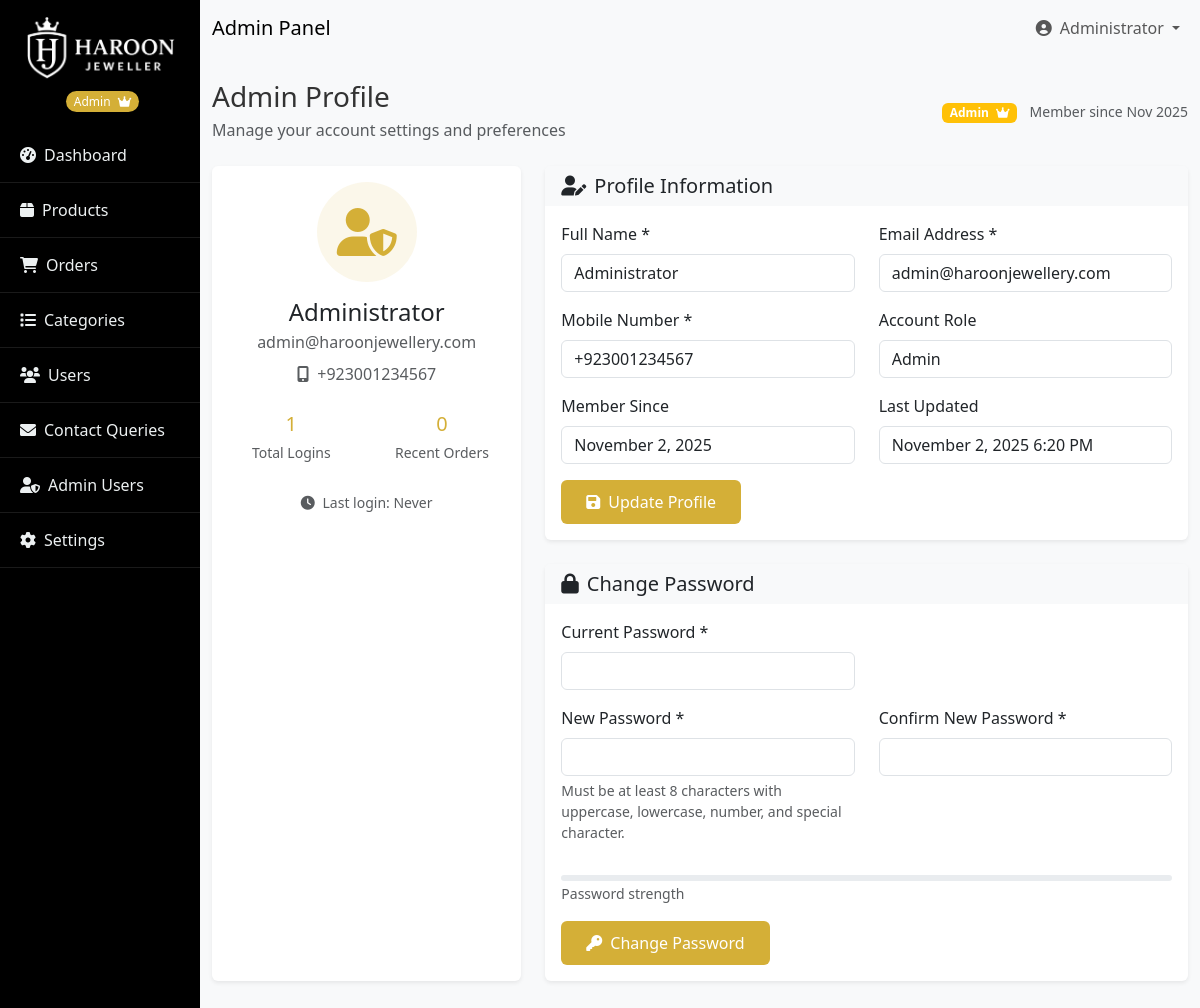
Screenshot of /admin/profile.php (signed in) with the database file from the repository.
### tables this page shows
CREATE TABLE users (
    id INT PRIMARY KEY AUTO_INCREMENT,
    name VARCHAR(100) NOT NULL,
    email VARCHAR(255) UNIQUE NOT NULL,
    mobile VARCHAR(15) NOT NULL,
    password VARCHAR(255) NOT NULL,
    address TEXT,
    city VARCHAR(100),
    country VARCHAR(100),
    theme_preference ENUM('light', 'dark') DEFAULT 'light',
    created_at TIMESTAMP DEFAULT CURRENT_TIMESTAMP,
    updated_at TIMESTAMP DEFAULT CURRENT_TIMESTAMP ON UPDATE CURRENT_TIMESTAMP,
    status ENUM('active', 'inactive') DEFAULT 'active',
    remember_token VARCHAR(255),
    token_expiry TIMESTAMP DEFAULT CURRENT_TIMESTAMP,
    role ENUM('customer', 'admin', 'manager') DEFAULT 'customer',
    permissions JSON NULL,
    last_login DATETIME NULL,
    is_super_admin BOOLEAN DEFAULT FALSE
);

### admin/profile.php (the view, shortened to what this page needs)
<?php
require_once 'includes/admin-header.php';
$db = new Database();
$conn = $db->getConnection();
$admin_id = $_SESSION['admin_id'];
$admin_stmt = $conn->prepare("SELECT * FROM users WHERE id = ? AND role IN ('admin', 'manager')");
$admin_stmt->execute([$admin_id]);
$admin = $admin_stmt->fetch(PDO::FETCH_ASSOC);
$activity_stmt = $conn->prepare("
    SELECT
        COUNT(*) as total_logins,
        MAX(last_login) as last_login,
        (SELECT COUNT(*) FROM orders WHERE created_at >= DATE_SUB(NOW(), INTERVAL 7 DAY)) as recent_orders,
        (SELECT COUNT(*) FROM products WHERE status = 'active') as total_products
    FROM users
    WHERE id = ?
");
$activity_stmt->execute([$admin_id]);
$activity_stats = $activity_stmt->fetch(PDO::FETCH_ASSOC);
?>
<div class="container-fluid py-4">
    <div class="d-flex justify-content-between align-items-center mb-4">
        <div>
            <h1 class="h3 brand-font mb-1">Admin Profile</h1>
            <p class="text-muted mb-0">Manage your account settings and preferences</p>
        </div>
        <div class="text-end">
            <span class="badge bg-<?php echo $admin['role'] === 'admin' ? 'warning' : 'info'; ?> me-2">
                <?php echo ucfirst($admin['role']); ?>
                <?php if ($admin['is_super_admin']): ?>
                    <i class="fas fa-crown ms-1"></i>
                <?php endif; ?>
            </span>
            <small class="text-muted">Member since <?php echo date('M Y', strtotime($admin['created_at'])); ?></small>
        </div>
    </div>
    <div class="row">
        <div class="col-lg-4 mb-4">
            <div class="card border-0 shadow-sm h-100">
                <div class="card-body text-center">
                    <div class="admin-avatar mb-3">
                        <div class="avatar-placeholder">
                            <i class="fas fa-user-shield fa-3x text-gold"></i>
                        </div>
                    </div>
                    <h4 class="mb-1"><?php echo htmlspecialchars($admin['name']); ?></h4>
                    <p class="text-muted mb-2"><?php echo htmlspecialchars($admin['email']); ?></p>
                    <p class="text-muted mb-3">
                        <i class="fas fa-mobile-alt me-1"></i>
                        <?php echo htmlspecialchars($admin['mobile']); ?>
                    </p>
                    <div class="admin-stats">
                        <div class="row text-center">
                            <div class="col-6 mb-3">
                                <div class="stat-item">
                                    <div class="h5 text-gold mb-1"><?php echo $activity_stats['total_logins']; ?></div>
                                    <small class="text-muted">Total Logins</small>
                                </div>
                            </div>
                            <div class="col-6 mb-3">
                                <div class="stat-item">
                                    <div class="h5 text-gold mb-1"><?php echo $activity_stats['recent_orders']; ?></div>
                                    <small class="text-muted">Recent Orders</small>
                                </div>
                            </div>
                        </div>
                    </div>
                    <div class="last-login">
                        <small class="text-muted">
                            <i class="fas fa-clock me-1"></i>
                            Last login:
                            <?php echo $activity_stats['last_login'] ? date('M j, Y g:i A', strtotime($activity_stats['last_login'])) : 'Never'; ?>
                        </small>
                    </div>
                </div>
            </div>
        </div>
        <div class="col-lg-8">
            <div class="card border-0 shadow-sm mb-4">
                <div class="card-header bg-light border-0">
                    <h5 class="mb-0"><i class="fas fa-user-edit me-2"></i>Profile Information</h5>
                </div>
                <div class="card-body">
                    <form method="POST" action="">
                        <div class="row">
                            <div class="col-md-6 mb-3">
                                <label for="name" class="form-label">Full Name *</label>
                                <input type="text" class="form-control" id="name" name="name"
                                       value="<?php echo htmlspecialchars($admin['name']); ?>" required>
                            </div>
                            <div class="col-md-6 mb-3">
                                <label for="email" class="form-label">Email Address *</label>
                                <input type="email" class="form-control" id="email" name="email"
                                       value="<?php echo htmlspecialchars($admin['email']); ?>" required>
                            </div>
                        </div>
                        <div class="row">
                            <div class="col-md-6 mb-3">
                                <label for="mobile" class="form-label">Mobile Number *</label>
                                <input type="tel" class="form-control" id="mobile" name="mobile"
                                       value="<?php echo htmlspecialchars($admin['mobile']); ?>" required>
                            </div>
                            <div class="col-md-6 mb-3">
                                <label class="form-label">Account Role</label>
                                <input type="text" class="form-control" value="<?php echo ucfirst($admin['role']); ?>" readonly>
                            </div>
                        </div>
                        <div class="row">
                            <div class="col-md-6 mb-3">
                                <label class="form-label">Member Since</label>
                                <input type="text" class="form-control"
                                       value="<?php echo date('F j, Y', strtotime($admin['created_at'])); ?>" readonly>
                            </div>
                            <div class="col-md-6 mb-3">
                                <label class="form-label">Last Updated</label>
                                <input type="text" class="form-control"
                                       value="<?php echo $admin['updated_at'] ? date('F j, Y g:i A', strtotime($admin['updated_at'])) : 'Never'; ?>" readonly>
                            </div>
                        </div>
                        <button type="submit" class="btn btn-gold">
                            <i class="fas fa-save me-2"></i>Update Profile
                        </button>
                    </form>
                </div>
            </div>
            <div class="card border-0 shadow-sm mb-4">
                <div class="card-header bg-light border-0">
                    <h5 class="mb-0"><i class="fas fa-lock me-2"></i>Change Password</h5>
                </div>
                <div class="card-body">
                    <form method="POST" action="" id="passwordForm">
                        <div class="row">
                            <div class="col-md-6 mb-3">
                                <label for="current_password" class="form-label">Current Password *</label>
                                <input type="password" class="form-control" id="current_password" name="current_password" required>
                            </div>
                        </div>
                        <div class="row">
                            <div class="col-md-6 mb-3">
                                <label for="new_password" class="form-label">New Password *</label>
                                <input type="password" class="form-control" id="new_password" name="new_password"
                                       required minlength="8">
                                <div class="form-text">
                                    Must be at least 8 characters with uppercase, lowercase, number, and special character.
                                </div>
                            </div>
                            <div class="col-md-6 mb-3">
                                <label for="confirm_password" class="form-label">Confirm New Password *</label>
                                <input type="password" class="form-control" id="confirm_password" name="confirm_password" required>
                            </div>
                        </div>
                        <div class="password-strength mt-3 mb-3">
                            <div class="progress" style="height: 6px;">
                            </div>
                            <small class="text-muted" id="passwordFeedback">Password strength</small>
                        </div>
                        <button type="submit" class="btn btn-gold">
                            <i class="fas fa-key me-2"></i>Change Password
                        </button>
                    </form>
                </div>
            </div>
        </div>
    </div>
</div>
<?php
require_once 'includes/admin-footer.php';
?>

### admin/includes/admin-header.php (style rules this page uses)
:root { --admin-bg: #f8f9fa; --admin-card-bg: #ffffff; --admin-text: #333333; --admin-border: #dee2e6; --sidebar-bg: #2c3e50; --sidebar-text: #ecf0f1; --primary-color: #d4af37; --accent-color: #c0a062; --primary-color: #d4af37; --secondary-color: #2c3e50; --accent-color: #c0a062; --text-dark: #333; --text-light: #666; --bg-light: #f8f9fa; --border-color: #dee2e6; }
body { background-color: var(--admin-bg); color: var(--admin-text); transition: all 0.3s ease; }
.btn-gold { background-color: var(--primary-color); color: white; border: none; padding: 10px 25px; transition: all 0.3s ease; }
.text-gold { color: var(--primary-color) !important; }

### admin/profile.php (style rules this page uses)
.admin-avatar .avatar-placeholder { width: 100px; height: 100px; background: rgba(212, 175, 55, 0.1); border-radius: 50%; display: flex; align-items: center; justify-content: center; margin: 0 auto; }
.stat-item { padding: 10px; border-radius: 8px; transition: all 0.3s ease; }
.text-gold { color: var(--primary-color) !important; }
.btn-gold { background-color: var(--primary-color); border-color: var(--primary-color); color: white; }
.card { border: 1px solid var(--admin-border); transition: all 0.3s ease; }
.password-strength .progress { background-color: #e9ecef; }

### rows the page displays
users: role "Admin", created_at "Nov 2025", name "Administrator", email "admin@haroonjewellery.com", mobile "+923001234567", created_at "November 2, 2025", updated_at "November 2, 2025 6:20 PM"

### other values shown
$_SESSION['admin_role'] "Admin"
$pageTitles[basename($_SERVER['PHP_SELF'])] "Admin Panel"
$_SESSION['admin_name'] "Administrator"
$activity_stats['total_logins'] "1"
$activity_stats['recent_orders'] "0"
